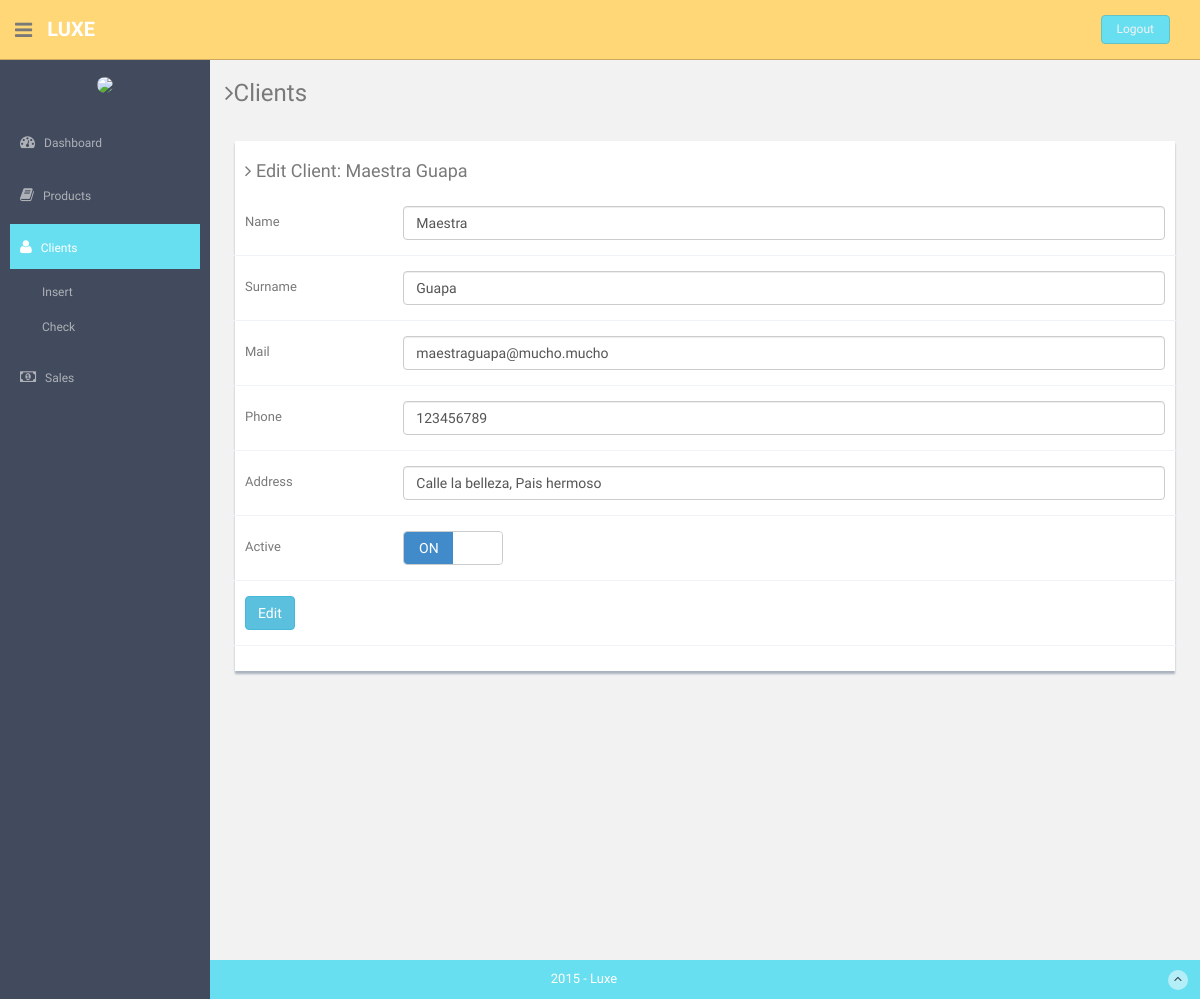
Page /editClient.php?idC=8 (signed in) on the earlier database version.
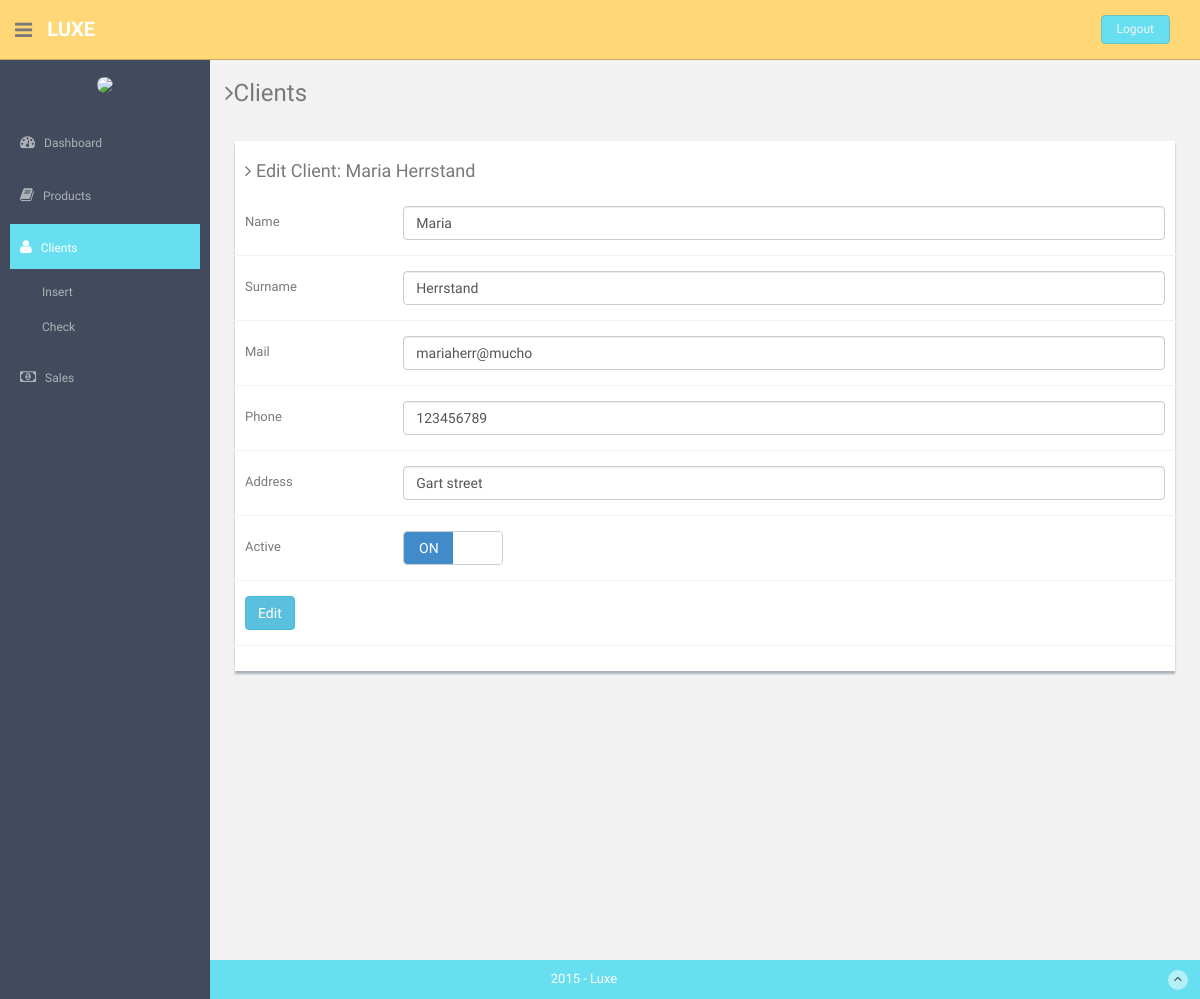
Same page on the later database version.
### tables this page shows
CREATE TABLE `Clients` (
`ClientId` int(4) NOT NULL,
  `ClientName` varchar(20) NOT NULL,
  `ClientSurname` varchar(20) NOT NULL,
  `ClientMail` varchar(30) NOT NULL,
  `ClientPhone` varchar(11) NOT NULL DEFAULT '',
  `ClientAddress` varchar(30) NOT NULL,
  `ClientBuyRate` double(2,1) NOT NULL,
  `ClientActive` enum('YES','NO') NOT NULL DEFAULT 'YES'
);

### functions.php (called while the page is built, shortened)
<?php
	function findClientById($id){
		$db = Database::connect();
		$db->setAttribute(PDO::ATTR_ERRMODE, PDO::ERRMODE_EXCEPTION);
		$stmt = $db->prepare('SELECT * FROM Clients WHERE ClientId = ?');
		$stmt->execute(array($id));
		$result = $stmt->fetch(PDO::FETCH_ASSOC);
		if($result > 0){
			return $result;
		}else{
			return null;
		}
	}
?>

### editClient.php (the view, shortened to what the changed rows need)
<?php require_once 'functions.php';?>
<?php
  $client = findClientById($_GET["idC"]);
?>
<!DOCTYPE html>
<html lang="en">
  <head>
    <link href="assets/css/bootstrap.css" rel="stylesheet">
	 <link href="assets/css/bootstrap-switch.css" rel="stylesheet">
    <link href="assets/font-awesome/css/font-awesome.css" rel="stylesheet" />
    <link href="assets/css/style.css" rel="stylesheet">
    <link href="assets/css/style-responsive.css" rel="stylesheet">
  </head>
  <body>
  <section id="container" >
      <section id="main-content">
          <section class="wrapper site-min-height">
          	<div class="row mt">
          	   <div class="col-lg-12">
                  <div class="form-panel">
                  	  <h4 class="mb"><i class="fa fa-angle-right"></i> Edit Client: <?php echo $client['ClientName'].' '.$client['ClientSurname'];?></h4>
                      <form class="form-horizontal style-form" action="controlador.php" method="post">
                          <div class="form-group">
                              <div class="col-sm-10">
                                  <input type="text" class="form-control" name="clientName" value="<?php echo $client['ClientName'];?>">
                              </div>
                          </div>
                          <div class="form-group">
                              <div class="col-sm-10">
                                  <input type="text" class="form-control" name="clientSurname" value="<?php echo $client['ClientSurname'];?>">
                              </div>
                          </div>
                          <div class="form-group">
                              <div class="col-sm-10">
                                  <input type="text" class="form-control" name="clientMail" value="<?php echo $client['ClientMail'];?>">
                              </div>
                          </div>
                          <div class="form-group">
                              <div class="col-sm-10">
                                  <input type="text" class="form-control" name="clientPhone" value="<?php echo $client['ClientPhone'];?>">
                              </div>
                          </div>
                          <div class="form-group">
                              <div class="col-sm-10">
                                  <input type="text" class="form-control" name="clientAddress" value="<?php echo $client['ClientAddress'];?>">
                              </div>
                          </div>
                          <div class="form-group">
                          </div>
                          <div class="form-group">
                          </div>
                      </form>
                  </div>
          		</div>
          	</div>
		</section>
      </section>
  </section>
  </body>
</html>

Differences in the rows shown:
changed clients: ClientName "Maestra" → "Maria"; ClientSurname "Guapa" → "Herrstand"; clientName "Maestra" → "Maria"; clientSurname "Guapa" → "Herrstand"; clientMail "maestraguapa@mucho.mucho" → "mariaherr@mucho"; clientAddress "Calle la belleza, Pais hermoso" → "Gart street"
